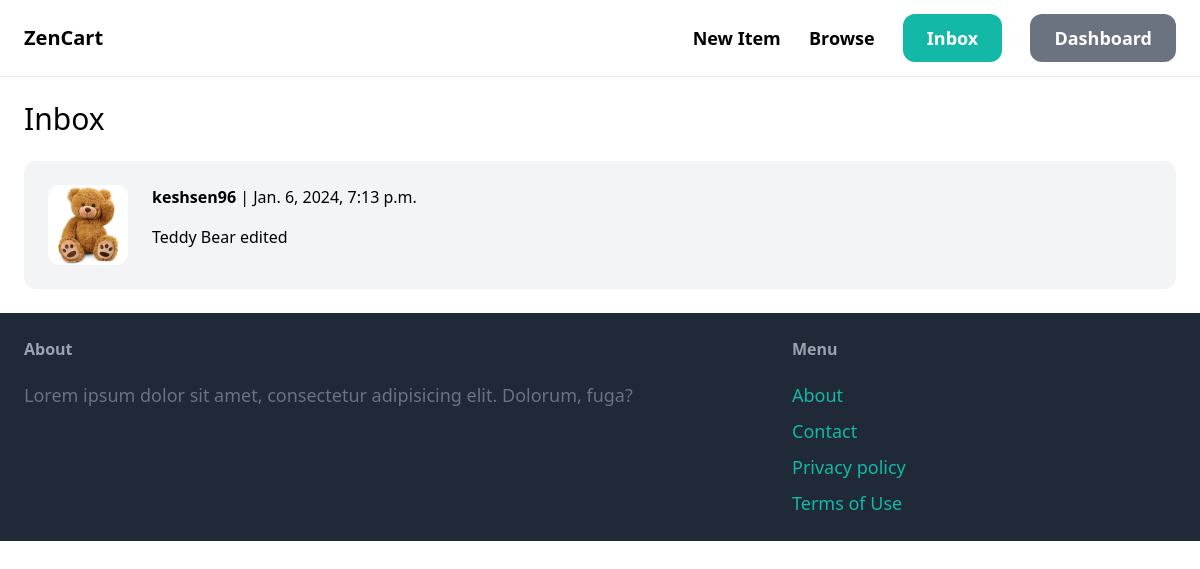
Screenshot of /inbox/ (signed in) with the database file from the repository.
### conversation/models.py (models this page shows)
class Conversation(models.Model):
    item = models.ForeignKey(Item, related_name='conversations', on_delete=models.CASCADE)
    members = models.ManyToManyField(User, related_name='conversations')
    created_at = models.DateTimeField(auto_now_add=True)
    modified_at = models.DateTimeField(auto_now=True)
    class Meta:
        ordering = ('-modified_at', )

### item/models.py (models this page shows)
class Item(models.Model):
    category = models.ForeignKey(Category, related_name='items', on_delete=models.CASCADE)
    name = models.CharField(max_length=255)
    description = models.TextField(blank=True, null=True)
    price = models.FloatField()
    image = models.ImageField(upload_to='item_images', blank=True, null=True)
    is_sold = models.BooleanField(default=False)
    created_by = models.ForeignKey(User, related_name='items', on_delete=models.CASCADE)
    created = models.DateTimeField(auto_now_add=True)

### conversation/views.py (the view)
# urls.py: path('inbox/', include('conversation.urls')),
@login_required
def inbox(request):
    conversations = Conversation.objects.filter(members__in=[request.user.id])
    return render(request, 'inbox.html', {
        'conversations': conversations,
    })

### templates/inbox.html (shortened to what this page needs)
{% extends 'base.html' %}
{% block content %}
    <h1 class="mb-6 text-3xl">Inbox</h1>
    <div class="space-y-6">
        {% for conversation in conversations %}
            <a href="{% url 'conversation:info' conversation.id %}" class="block">
                <div class="p-6 flex bg-gray-100 rounded-xl">
                    <div class="pr-6">
                        <img src="{{ conversation.item.image.url }}" class="w-20 rounded-xl" alt="">
                    </div>
                    <div>
                        {% for member in conversation.members.all %}
                            {% if member == request.user %}
                                <p class="mb-4"><strong>{{ member.username }}</strong> | {{ conversation.modified_at }}</p>
                                <p>{{ conversation.item.name }}</p>
                            {% endif %}
                        {% endfor %}
                    </div>
                </div>
            </a>
        {% endfor %}
    </div>
{% endblock %}

### rows the page displays
Conversation: item.image (picture), modified_at "Jan. 6, 2024, 7:13 p.m.", item.name "Teddy Bear edited"

### other values shown
{{ member.username }} "keshsen96"
